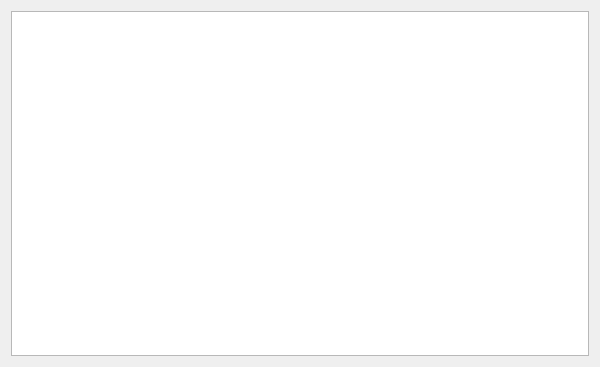
<?xml version="1.0" encoding="UTF-8"?>
<ui version="4.0">
 <class>Pv_TextBrowser</class>
 <widget class="QWidget" name="Pv_TextBrowser">
  <property name="geometry">
   <rect>
    <x>0</x>
    <y>0</y>
    <width>600</width>
    <height>367</height>
   </rect>
  </property>
  <property name="windowTitle">
   <string>实验要求</string>
  </property>
  <property name="windowIcon">
   <iconset resource="../../Icon.qrc">
    <normaloff>:/images/clipboard.png</normaloff>:/images/clipboard.png</iconset>
  </property>
  <layout class="QHBoxLayout" name="horizontalLayout" stretch="1">
   <item>
    <widget class="QTextBrowser" name="textBrowser"/>
   </item>
  </layout>
 </widget>
 <resources>
  <include location="../../Icon.qrc"/>
 </resources>
 <connections/>
</ui>
